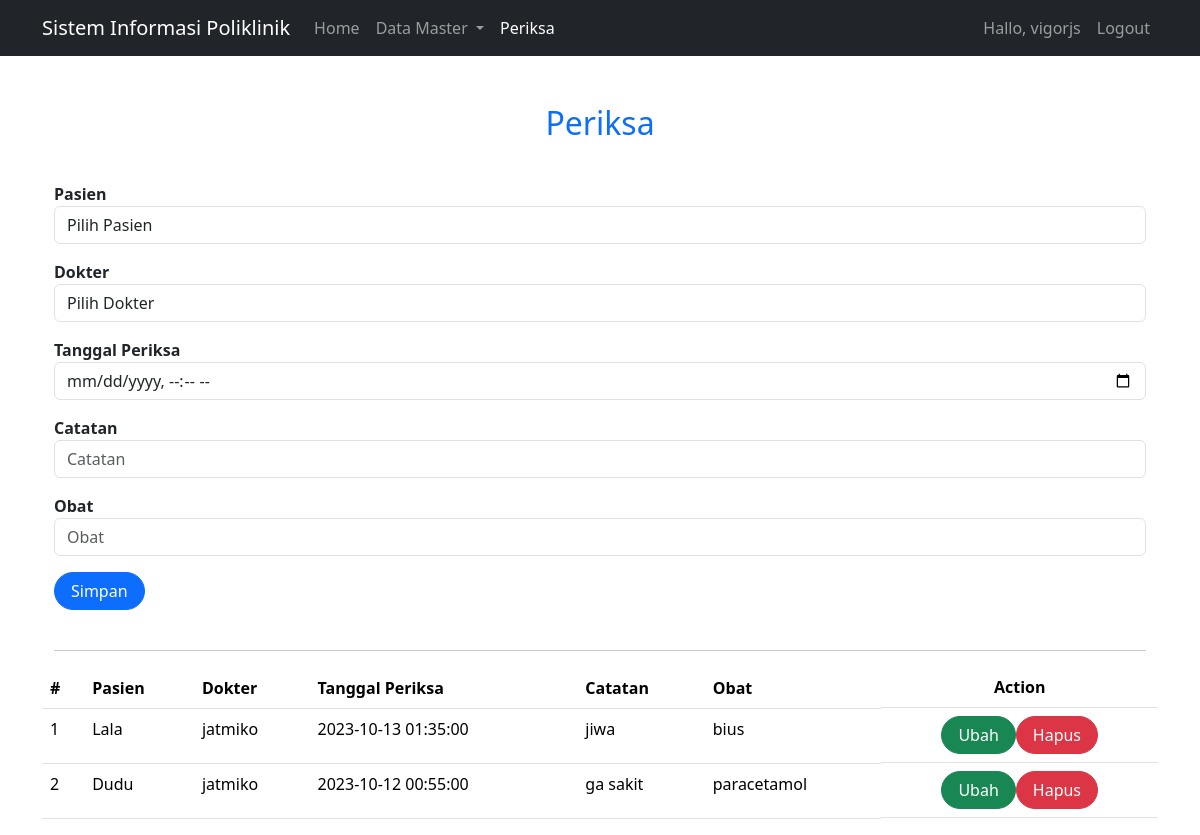
The page /index.php?page=periksa (signed in) on the database its author committed.
### tables this page shows
CREATE TABLE `user` (
  `id` int NOT NULL,
  `username` varchar(100) NOT NULL,
  `password` varchar(100) NOT NULL
);

CREATE TABLE `periksa` (
  `id` int NOT NULL,
  `id_pasien` int DEFAULT NULL,
  `id_dokter` int UNSIGNED DEFAULT NULL,
  `tgl_periksa` datetime DEFAULT NULL,
  `catatan` text,
  `obat` varchar(100) DEFAULT NULL
);

CREATE TABLE `pasien` (
  `id` int NOT NULL,
  `nama` varchar(255) NOT NULL,
  `alamat` varchar(255) NOT NULL,
  `no_hp` varchar(255) NOT NULL
);

CREATE TABLE `dokter` (
  `id` int UNSIGNED NOT NULL,
  `nama` varchar(255) DEFAULT NULL,
  `alamat` varchar(255) DEFAULT NULL,
  `no_hp` varchar(50) DEFAULT NULL
);

### periksa.php (the view, shortened to what this page needs)
<div class="container">
    <div class="form-periksa">
        <form class="form row" method="POST" action="" name="myForm" onsubmit="return(validate());">
            <div class="col mt-3">
                <div class="form-input mt-3">
                    <label for="pasien" class="sr-only fw-bold">Pasien</label>
                    <select class="form-control" name="pasien">
                        <option value="" disabled selected>Pilih Pasien</option>
                    </select>
                </div>
                <div class="form-input mt-3">
                    <label for="dokter" class="sr-only fw-bold">Dokter</label>
                    <select class="form-control" name="dokter">
                        <option value="" disabled selected>Pilih Dokter</option>
                    </select>
                </div>
                <div class="form-input mt-3">
                    <label for="tgl_periksa" class="fw-bold">
                        Tanggal Periksa
                    </label>
                    <input type="datetime-local" class="form-control" name="tgl_periksa" id="tgl_periksa" placeholder="Tanggal Periksa" value="<?php echo isset($tgl_periksa2) ? $tgl_periksa2 : ''; ?>">
                </div>
                <div class="form-input mt-3">
                    <label for="catatan" class="fw-bold">
                        Catatan
                    </label>
                    <input type="text" class="form-control" name="catatan" id="catatan" placeholder="Catatan" value="<?php echo isset($catatan2) ? $catatan2 : ''; ?>">
                </div>
                <div class="form-input mt-3">
                    <label for="obat" class="fw-bold">
                        Obat
                    </label>
                    <input type="text" class="form-control" name="obat" id="obat" placeholder="Obat" value="<?php echo isset($obat2) ? $obat2 : ''; ?>">
                </div>
                <button type="submit" class="btn btn-primary rounded-pill px-3 mt-3" name="simpan">Simpan</button>
            </div>
        </form>
        <br>
        <hr>
    </div>
</div>
<div class="table-periksa mt-3">
    <table class="table table-responsive">
        <thead class="thead-dark">
            <tr>
                <th scope="col">#</th>
                <th scope="col">Pasien</th>
                <th scope="col">Dokter</th>
                <th scope="col">Tanggal Periksa</th>
                <th scope="col">Catatan</th>
                <th scope="col">Obat</th>
                <th class="d-flex justify-content-center">Action</th>
            </tr>
        </thead>
        <tbody>
            <?php
            $result = mysqli_query($mysqli, "SELECT pr.*,d.nama as 'nama_dokter', p.nama as 'nama_pasien' FROM periksa pr LEFT JOIN dokter d ON (pr.id_dokter=d.id) LEFT JOIN pasien p ON (pr.id_pasien=p.id) ORDER BY pr.tgl_periksa DESC");
            $no = 1;
            while ($data = mysqli_fetch_array($result)) {
            ?>
                <tr>
                    <td><?php echo $no++ ?></td>
                    <td><?php echo $data['nama_pasien'] ?></td>
                    <td><?php echo $data['nama_dokter'] ?></td>
                    <td><?php echo $data['tgl_periksa'] ?></td>
                    <td><?php echo $data['catatan'] ?></td>
                    <td><?php echo $data['obat'] ?></td>
                    <td class="d-flex justify-content-center">
                        <a class="btn btn-success rounded-pill px-3" href="index.php?page=periksa&id=<?php echo $data['id'] ?>">
                            Ubah</a>
                        <a class="btn btn-danger rounded-pill px-3" href="index.php?page=periksa&id=<?php echo $data['id'] ?>&aksi=hapus">Hapus</a>
                    </td>
                </tr>
            <?php
            }
            ?>
        </tbody>
    </table>
</div>

### index.php (shortened to what this page needs)
<?php
require_once "conn.php";
if (isset($_SESSION['user_id'])) {
    $user_logged = mysqli_fetch_array((mysqli_query($mysqli, "SELECT * FROM user WHERE id='$_SESSION[user_id]'")));
}
?>
<!DOCTYPE html>
<html lang="en">
<head>
    <link rel="stylesheet" href="css/bootstrap.min.css">
    <link rel="stylesheet" href="https://cdn.jsdelivr.net/npm/sweetalert2@11.9.0/dist/sweetalert2.min.css">
</head>
<body>
    <header>
        <nav class="navbar navbar-expand-lg  navbar-dark bg-dark">
            <div class="container container-fluid">
                <a class="navbar-brand" href="#">
                    Sistem Informasi Poliklinik
                </a>
                <div class="collapse navbar-collapse" id="navbarNavDropdown">
                    <ul class="navbar-nav">
                        <li class="nav-item">
                            <a class="nav-link <?= (!isset($_GET['page'])) ? 'active' : '' ?>" aria-current="page" href="index.php">
                                Home
                            </a>
                        </li>
                        <li class="nav-item dropdown">
                            <a class="nav-link dropdown-toggle <?= (isset($_GET['page']) && ($_GET['page'] == 'pasien' || $_GET['page'] == 'dokter')) ? 'active' : '' ?>" href="#" id="navbarDropdown" role="button" data-bs-toggle="dropdown" aria-expanded="false">
                                Data Master
                            </a>
                        </li>
                        <li class="nav-item">
                            <a class="nav-link <?= (isset($_GET['page']) && $_GET['page'] == 'periksa') ? 'active' : '' ?>" href="index.php?page=periksa">
                                Periksa
                            </a>
                        </li>
                    </ul>
                </div>
                <ul class="nav navbar-nav navbar-right">
                    <?php if (!isset($_SESSION['log'])) { ?>
                        <li class="nav-item"><a class="nav-link <?= (isset($_GET['page']) && $_GET['page'] == 'register') ? 'active' : '' ?>" href="index.php?page=register"><svg xmlns="http://www.w3.org/2000/svg" width="16" height="16" fill="currentColor" class="bi bi-person-fill-add" viewBox="0 0 16 16">
                                    <path d="M12.5 16a3.5 3.5 0 1 0 0-7 3.5 3.5 0 0 0 0 7Zm.5-5v1h1a.5.5 0 0 1 0 1h-1v1a.5.5 0 0 1-1 0v-1h-1a.5.5 0 0 1 0-1h1v-1a.5.5 0 0 1 1 0Zm-2-6a3 3 0 1 1-6 0 3 3 0 0 1 6 0Z" />
                                    <path d="M2 13c0 1 1 1 1 1h5.256A4.493 4.493 0 0 1 8 12.5a4.49 4.49 0 0 1 1.544-3.393C9.077 9.038 8.564 9 8 9c-5 0-6 3-6 4Z" />
                                </svg> Sign Up</a></li>
                        <li class="nav-item"><a class="nav-link <?= (isset($_GET['page']) && $_GET['page'] == 'login') ? 'active' : '' ?>" href="index.php?page=login"><svg xmlns="http://www.w3.org/2000/svg" width="16" height="16" fill="currentColor" class="bi bi-box-arrow-in-right" viewBox="0 0 16 16">
                                    <path fill-rule="evenodd" d="M6 3.5a.5.5 0 0 1 .5-.5h8a.5.5 0 0 1 .5.5v9a.5.5 0 0 1-.5.5h-8a.5.5 0 0 1-.5-.5v-2a.5.5 0 0 0-1 0v2A1.5 1.5 0 0 0 6.5 14h8a1.5 1.5 0 0 0 1.5-1.5v-9A1.5 1.5 0 0 0 14.5 2h-8A1.5 1.5 0 0 0 5 3.5v2a.5.5 0 0 0 1 0v-2z" />
                                    <path fill-rule="evenodd" d="M11.854 8.354a.5.5 0 0 0 0-.708l-3-3a.5.5 0 1 0-.708.708L10.293 7.5H1.5a.5.5 0 0 0 0 1h8.793l-2.147 2.146a.5.5 0 0 0 .708.708l3-3z" />
                                </svg> Login</a></li>
                    <?php } else { ?>
                        <li class="nav-item">
                            <span class="nav-link">Hallo, <?= $user_logged['username'] ?></span>
                        </li>
                        <li class="nav-item"><a class="nav-link" href="logout.php">Logout</a></li>
                    <?php } ?>
                </ul>
            </div>
        </nav>
    </header>
    <main role="main" class="container">
        <?php
        if (isset($_GET['page'])) {
            $page = $_GET['page'];
            if (isset($_SESSION['log'])) {
        ?>
                <h2 class="text-primary mt-5 d-flex justify-content-center"><?php echo ucwords($_GET['page']) ?></h2>
                <?php
                include($page . ".php");
            }
        } else {
            echo "Selamat Datang di Sistem Informasi Poliklinik";
        }
        ?>
    </main>
</body>
</html>

### rows shown on the page
user: username "vigorjs"
periksa: id_pasien.nama "Lala", id_dokter.nama "jatmiko", tgl_periksa "2023-10-13 01:35:00", catatan "jiwa", obat "bius"
periksa: id_pasien.nama "Dudu", id_dokter.nama "jatmiko", tgl_periksa "2023-10-12 00:55:00", catatan "ga sakit", obat "paracetamol"

### other values the page prints
$_GET['page'] "Periksa"
